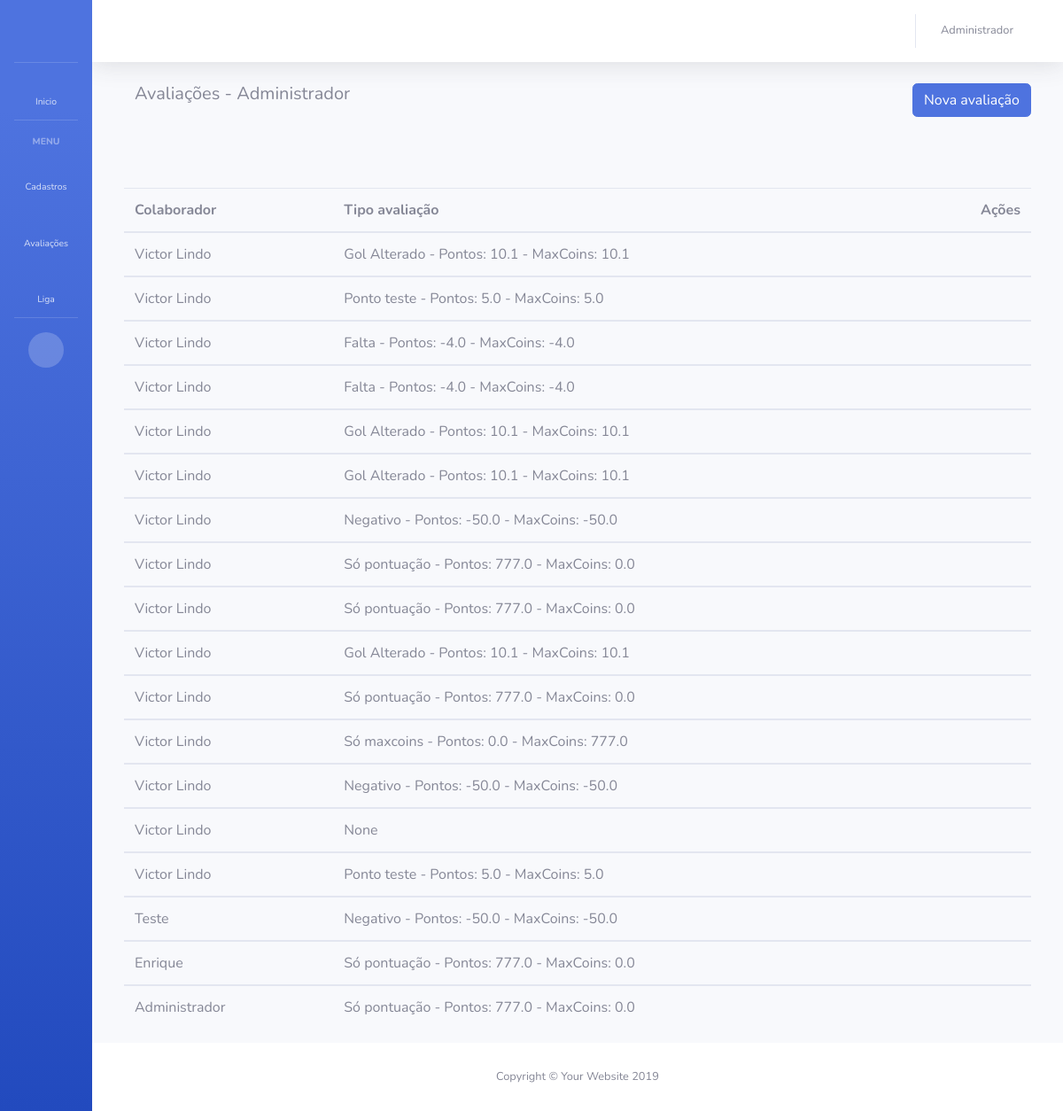
Page /avaliacoes/ (signed in) on the earlier database version.
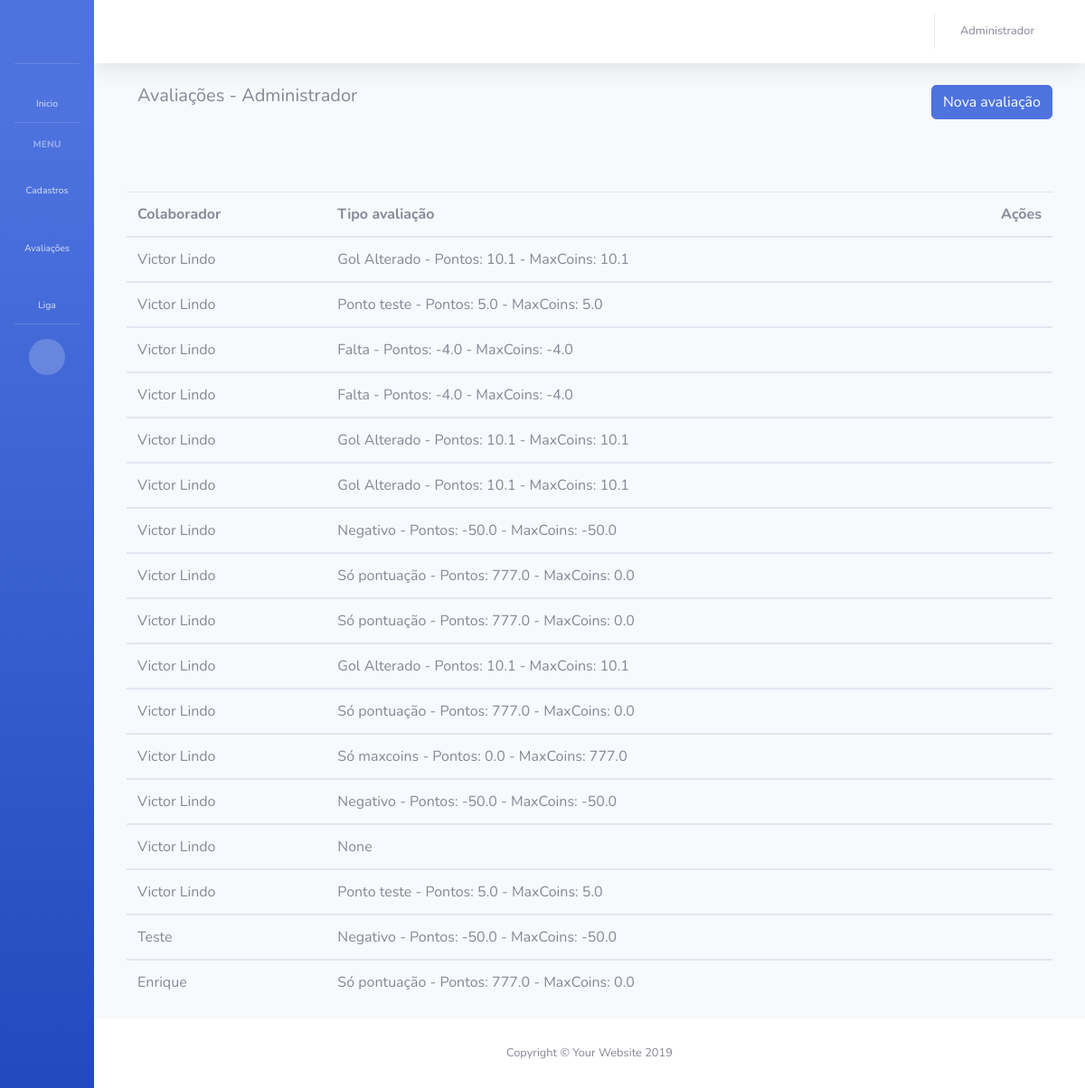
Same page on the later database version.
### app_maxliga/models.py (models this page shows, shortened)
class LancamentoAvaliacao(models.Model):
    avaliador = models.ForeignKey(Colaborador, on_delete=models.SET_NULL, blank=True, null=True, verbose_name='Avaliador', related_name='avaliador_colaborador')
    colaborador = models.ForeignKey(Colaborador, on_delete=models.SET_NULL, blank=True, null=True, verbose_name='Colaborador', related_name='colaborador_colaborador')
    tipo_ponto = models.ForeignKey(TipoPonto, on_delete=models.SET_NULL, blank=True, null=True, verbose_name='Tipo de ponto')
    descricao = models.TextField('Descrição do lançamento', max_length=300)
    data_lancamento = models.DateTimeField('Data de criação', auto_now_add=True)

class Colaborador(models.Model):
    usuario = models.OneToOneField(User, on_delete=models.SET_NULL, blank=True, null=True, verbose_name='Usuário')
    departamento = models.ForeignKey(Departamento, on_delete=models.SET_NULL, blank=True, null=True, verbose_name='Cargo do colaborador')
    liga = models.ForeignKey(Liga, on_delete=models.SET_NULL, blank=True, null=True, verbose_name='Liga do colaborador')
    nome = models.CharField('Nome do funcionário', max_length=128)
    data_cadastro = models.DateTimeField('Data de criação', auto_now_add=True)
    pontuacao = models.FloatField('Pontuação colaborador', blank=True, default=0)
    maxcoins = models.FloatField('MaxCoins colaborador', blank=True, default=0)
    def __str__(self):
        return self.nome

class TipoPonto(models.Model):
    nome = models.CharField('Nome tipo de ponto', max_length=128)
    qtd_ponto = models.FloatField('Quantidade de pontos', blank=True, default=0)
    qtd_maxcoins = models.FloatField('Quantidade de MaxCoins', blank=True, default=0)
    data_cadastro = models.DateTimeField('Data de criação', auto_now_add=True)
    def __str__(self):
        return str(self.nome) + '   - Pontos: ' + str(self.qtd_ponto) + '   - MaxCoins: ' + str(self.qtd_maxcoins)

### app_maxliga/views.py (the view)
# urls.py: path('avaliacoes/', lista_avaliacoes, name='lista_avaliacoes'),
@login_required
def lista_avaliacoes(request):
    user = request.user.id
    colaborador = Colaborador.objects.get(usuario=user)
    if colaborador.departamento.admin == True:
        avaliacoes = LancamentoAvaliacao.objects.all()
        data = {
            'colaborador': colaborador,
            'avaliacoes': avaliacoes
        }
        return render(request, 'app_maxliga/lista_avaliacoes.html', data)
    else:
        return redirect('home')

### app_maxliga/templates/app_maxliga/lista_avaliacoes.html
{% extends 'base.html' %}
{% block BodyHeading %}
{% if colaborador.departamento.admin == True %}
    <div class="container">
        <div class="row">
            <div class="col">
                <h5>Avaliações - {{colaborador}}</h5>
            </div>
            <div class="text-right">
                <a href="{% url 'cadastrar_avaliacao' %}" class="btn btn-primary btn-block" role="button">Nova avaliação</a>
            </div>
        </div>
        <div class="row" style="margin-top:80px;">
            <table class="table">
                <thead>
                <tr>
                    <th scope="col">Colaborador</th>
                    <th scope="col">Tipo avaliação</th>
                    <th class="text-right" scope="col">Ações</th>
                </tr>
                </thead>
                {% for avaliacao in avaliacoes %}
                <tbody>
                <tr>
                    <td>{{ avaliacao.colaborador }}</td>
                    <td>{{ avaliacao.tipo_ponto }}</td>
                    <td class="text-right">
                        <a href="{% url 'excluir_avaliacao' avaliacao.id %}">
                            <i class="fas fa-trash fa-fw" style="color: rgb(230, 17, 17);"></i>
                        </a>
                    </td>
                </tr>
                </tbody>
                {% endfor %}
            </table>
        </div>
    </div>
{% endif %}
{% endblock %}

Differences in the rows shown:
removed LancamentoAvaliacao: colaborador "Administrador", tipo_ponto "Só pontuação - Pontos: 777.0 - MaxCoins: 0.0"
